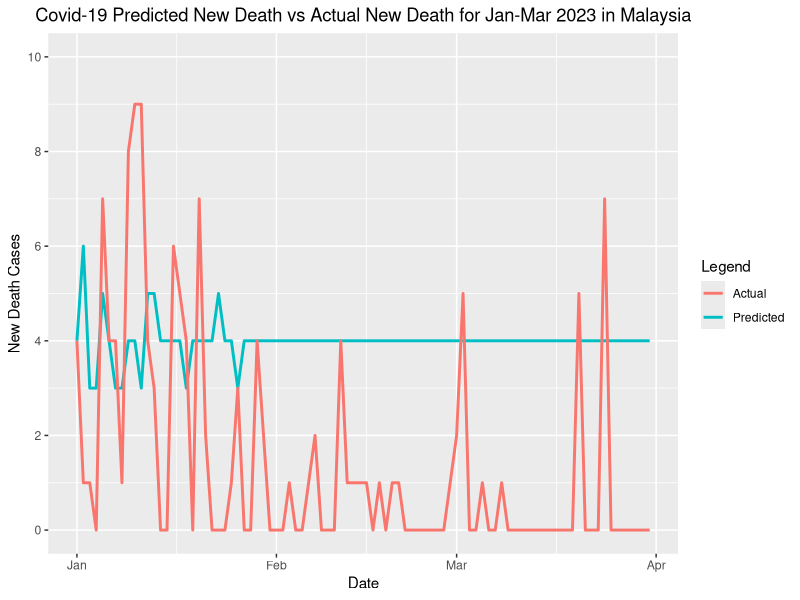

Recreate this plot in R.
##PLOT DEATH ARIMA MODEL VS ACTUAL

# read actual new cases
actual = read.csv("cov_actualDeath_malaysia.csv",header=TRUE,sep=",")
actual = actual[,-1]

# read predicted new cases
predict = read.csv("cov_predictDeath_ARIMAmodel.csv",header=TRUE,sep=",")
predict = predict[,-1]

# create new data frame to combine predict and actual 
df_predict_actual = predict[, c("date", "cases")]
df_predict_actual = cbind(df_predict_actual, column3 = actual$New_deaths)

# rename column for predict and actual new cases
colnames(df_predict_actual)[2] ="Predicted_New_Death"
colnames(df_predict_actual)[3] ="Actual_New_Death"

# import libraries to plot graph
library(ggplot2)
library(scales)
library(lubridate)

# store date, predicted and actual cases to variables
dates = as.Date(df_predict_actual$date)
pred = df_predict_actual$Predicted_New_Death
cases = df_predict_actual$Actual_New_Death


# plot graph line of predicted and actual new cases for comparison

colors = c("Predicted" = "blue", "Actual" = "red")

ggplot(df_predict_actual,aes(x=dates))+
  geom_line(aes(y=pred,color="Predicted"), linewidth = 1)+
  geom_line(aes(y=cases,color="Actual"),  linewidth = 1)+
  labs(x = "Date", y = "New Death Cases", color = "Legend")+
  scale_y_continuous(limits = c(0, 10), breaks = seq(0, 10, by = 2))+
  ggtitle("Covid-19 Predicted New Death vs Actual New Death for Jan-Mar 2023 in Malaysia")+
  theme(plot.title = element_text(hjust = 0.5))

